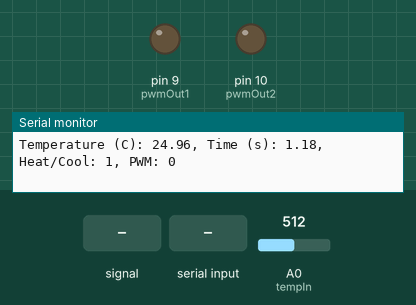
Simulated run of this sketch. Board: Arduino Uno, built with avr-gcc and run on an emulated ATmega328P. On the bench: output pins drawn as LEDs (lit = HIGH), the last lines printed to the serial monitor. The inputs (shaded band) are chosen by the test bench; at power-on: A0 (tempIn) = 512.

Above: at 1.2 s.
1.3 s: A0 (tempIn) fed a 200 Hz sine of ±81 counts around its level
2.8 s: "PWM\n" received over Serial
4.4 s: A0 (tempIn) set to 716
5.9 s: "Heat/Cool\n" received over Serial
At 7.0 s:
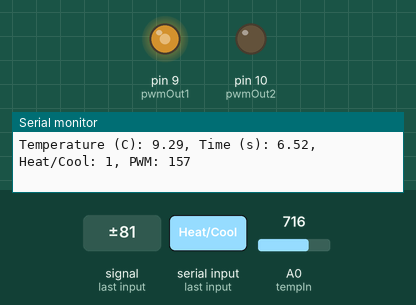
7.4 s: A0 (tempIn) fed a 1000 Hz sine of ±255 counts around its level
8.9 s: A0 (tempIn) fed a 2 Hz sine of ±306 counts around its level
Timing chart, 0 to 11.9 s (numbered marks = the images above; inputs shaded):
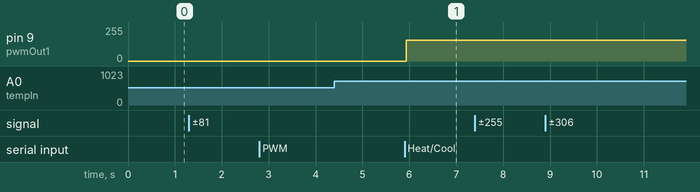

Measured:
- after the input at 5.9 s, pin 9 (pwmOut1): 0/255 → 157/255 at once

The sketch:

ThermTimeSerialOut.ino
```cpp
const int tempIn = A0;  // Analog input pin
const int numMeasurements = 5000;  // Number of measurements

// Power pins for H-bridge
#define pwmOut1 9
#define pwmOut2 10

// Fixed resistor value in ohms
const float fixedResistance = 100000.0;  // Thermistor's fixed resistance
const float beta = 4540.0;  // Beta parameter for the thermistor
const float R25 = 100000.0;  // Resistance at 25°C
const float T0 = 298.15;  // 25°C in Kelvin

int pwmValue = 0;
int HeatCool = 1;

float Kp = 10.0;  // Proportional control constant
float desiredTemperature = 25.0;  // Initial desired temperature

void setup() {
  Serial.begin(9600);  // Initialize serial communication
  while (!Serial) {
    ;  // Wait for the serial port to connect
  }
}

unsigned long startTime = millis();  // Get the starting time

void loop() {
  // Perform measurements and calculate average
  float total = 0;
  for (int i = 0; i < numMeasurements; i++) {
    int sensorValue = analogRead(tempIn);
    total = total + sensorValue;
  }
  float average = total / (float)numMeasurements;

  // Convert the analog value to voltage
  float voltage = average * (5.0 / 1023.0);  // Assuming 5V reference voltage

  // Calculate the resistance of the thermistor
  float thermistorResistance = (fixedResistance * voltage) / (5.0 - voltage);

  // Calculate the temperature using the Steinhart-Hart equation
  float steinhart = log(thermistorResistance / R25);
  steinhart /= beta;
  steinhart += 1.0 / T0;
  float temperature = 1.0 / steinhart - 273.15;  // Temperature in Centigrade

  // Matlab sends commands over the serial line
  if (Serial.available() > 0) {
    String command = Serial.readStringUntil('\n');

    if (command.startsWith("PWM")) {
      sscanf(command.c_str(), "PWM %d", &pwmValue);
    }

    if (command.startsWith("Heat/Cool")) {
      sscanf(command.c_str(), "Heat/Cool %d", &HeatCool);
    }

    if (command.startsWith("DesiredTemp")) {
      sscanf(command.c_str(), "DesiredTemp %f", &desiredTemperature);
    }

    // Adjust PWM based on desired temperature and current temperature
    float temperatureError = desiredTemperature - temperature;
    pwmValue = Kp * temperatureError;

    if (HeatCool == 1) {
      analogWrite(pwmOut1, pwmValue);
      analogWrite(pwmOut2, 0);
    }

    if (HeatCool == 0) {
      analogWrite(pwmOut2, pwmValue);
      analogWrite(pwmOut1, 0);
    }
  }

  // Print average temperature and time in seconds
  unsigned long currentTime = millis();
  float elapsedTime = (currentTime - startTime) / 1000.0;
  Serial.print("Temperature (C): ");
  Serial.print(temperature);
  Serial.print(", Time (s): ");
  Serial.print(elapsedTime);
  Serial.print(", Heat/Cool: ");
  Serial.print(HeatCool);
  Serial.print(", PWM: ");
  Serial.println(pwmValue);
}
```
